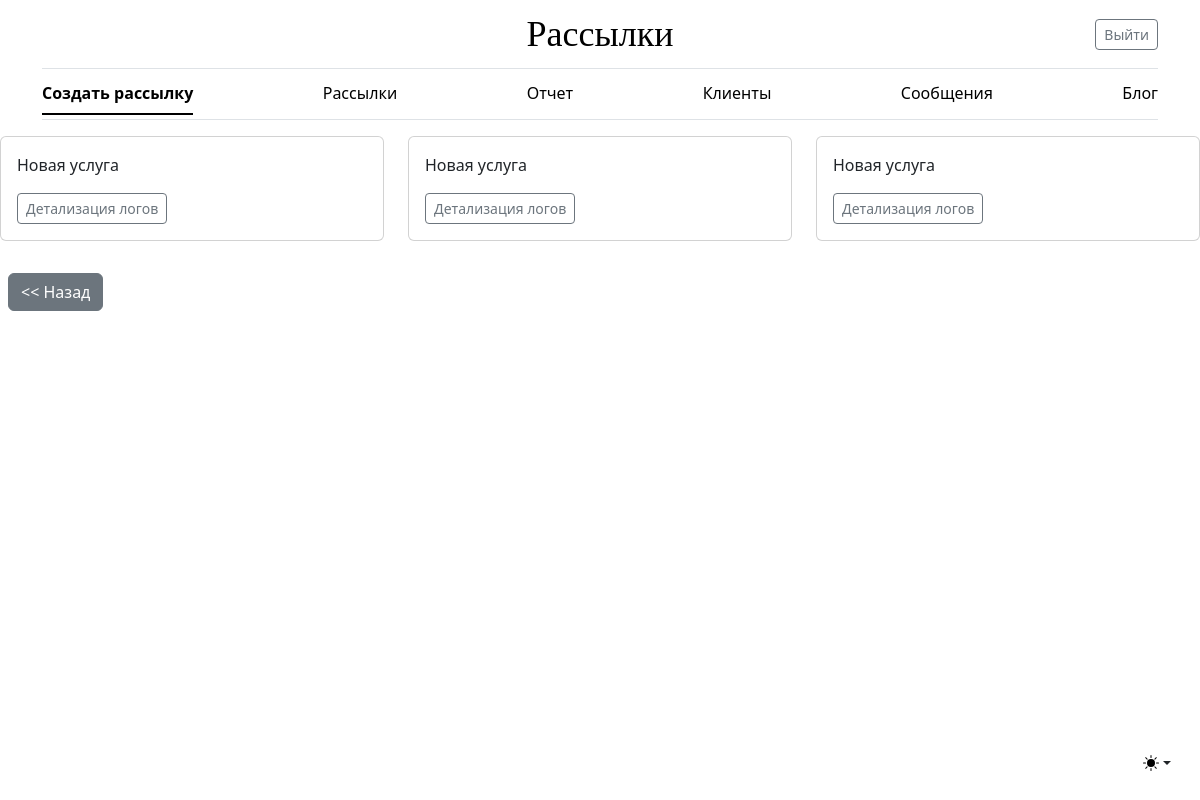
The app's page /log/ (signed in) with its own data.
### mailing/models.py (models this page shows)
class Log(models.Model):
    STATUS = (
        ('success', 'Успешно'),
        ('error', 'Ошибка'),
    )
    message = models.ForeignKey('Message', on_delete=models.CASCADE, **NULLABLE, verbose_name='Сообщение')
    date_attempt = models.DateTimeField(auto_now=True, verbose_name='Дата и время отправки')
    attempt_status = models.CharField(max_length=20, choices=STATUS, verbose_name='Статус отправки')
    server_response = models.TextField(**NULLABLE, verbose_name='Ответ сервера')
    class Meta:
        verbose_name = 'Лог'
        verbose_name_plural = 'Логи'

class Message(models.Model):
    subject_message = models.CharField(max_length=255, **NULLABLE,
                                       verbose_name='Тема сообщения')
    message = models.TextField(**NULLABLE, verbose_name='Сообщение')
    owner = models.ForeignKey(settings.AUTH_USER_MODEL, on_delete=models.SET_NULL, **NULLABLE,
                              verbose_name='Владелец')
    def __str__(self):
        return f'{self.subject_message}'
    class Meta:
        verbose_name = 'Сообщение'
        verbose_name_plural = 'Сообщения'

### mailing/views.py (the view)
# urls.py: path('log/', LogListView.as_view(), name='log_list'),
class LogListView(LoginRequiredMixin, ListView):
    model = Log

### mailing/templates/mailing/log_list.html
{% extends 'mailing/base.html' %}
{% block content %}
<div class="row">
    {% for object in object_list %}
        <div class="col-md-4">
            <div class="card mb-4 box-shadow">
                <div class="card-body">
                    <p class="card-text">{{ object.message }}</p>
                    <div class="d-flex justify-content-between align-items-center">
                        <div class="btn-group">
                            <a href="{% url 'mailing:log_details' object.pk %}"
                               class="btn btn-sm btn-outline-secondary">Детализация логов</a>
                        </div>
                    </div>
                </div>
            </div>
        </div>
    {% endfor %}
</div>
<div class="col-12">
    <a href="{% url 'mailing:setting_list' %}" class="btn btn-secondary m-2"><< Назад</a>
</div>
{% endblock %}

### records on screen
Log: message "Новая услуга"
Log: message "Новая услуга"
Log: message "Новая услуга"
